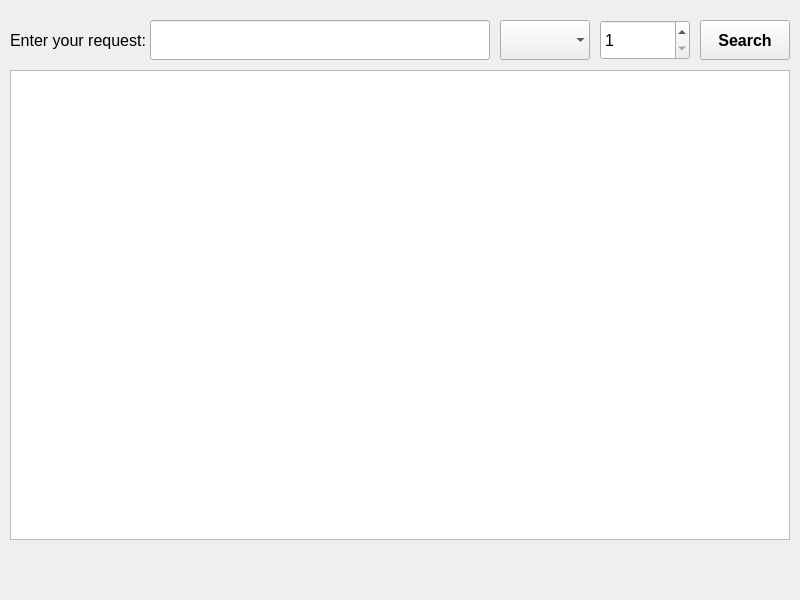
<?xml version="1.0" encoding="UTF-8"?>
<ui version="4.0">
 <class>MainWindow</class>
 <widget class="QMainWindow" name="MainWindow">
  <property name="geometry">
   <rect>
    <x>0</x>
    <y>0</y>
    <width>800</width>
    <height>600</height>
   </rect>
  </property>
  <property name="windowTitle">
   <string>MainWindow</string>
  </property>
  <widget class="QWidget" name="centralwidget">
   <widget class="QPushButton" name="search">
    <property name="geometry">
     <rect>
      <x>700</x>
      <y>20</y>
      <width>90</width>
      <height>40</height>
     </rect>
    </property>
    <property name="font">
     <font>
      <pointsize>12</pointsize>
      <bold>true</bold>
     </font>
    </property>
    <property name="text">
     <string>Search</string>
    </property>
    <property name="autoDefault">
     <bool>false</bool>
    </property>
    <property name="default">
     <bool>false</bool>
    </property>
   </widget>
   <widget class="QComboBox" name="fileExtensions">
    <property name="geometry">
     <rect>
      <x>500</x>
      <y>20</y>
      <width>90</width>
      <height>40</height>
     </rect>
    </property>
    <property name="font">
     <font>
      <pointsize>12</pointsize>
     </font>
    </property>
    <property name="placeholderText">
     <string extracomment="type"/>
    </property>
    <property name="frame">
     <bool>false</bool>
    </property>
   </widget>
   <widget class="QPlainTextEdit" name="response">
    <property name="geometry">
     <rect>
      <x>10</x>
      <y>70</y>
      <width>780</width>
      <height>470</height>
     </rect>
    </property>
    <property name="font">
     <font>
      <pointsize>12</pointsize>
     </font>
    </property>
    <property name="cursor" stdset="0">
     <cursorShape>IBeamCursor</cursorShape>
    </property>
    <property name="undoRedoEnabled">
     <bool>false</bool>
    </property>
    <property name="readOnly">
     <bool>true</bool>
    </property>
    <property name="tabStopDistance">
     <double>50.000000000000000</double>
    </property>
   </widget>
   <widget class="QLabel" name="label">
    <property name="geometry">
     <rect>
      <x>10</x>
      <y>20</y>
      <width>151</width>
      <height>41</height>
     </rect>
    </property>
    <property name="font">
     <font>
      <pointsize>12</pointsize>
     </font>
    </property>
    <property name="frameShape">
     <enum>QFrame::NoFrame</enum>
    </property>
    <property name="text">
     <string>Enter your request:</string>
    </property>
   </widget>
   <widget class="QLineEdit" name="query">
    <property name="geometry">
     <rect>
      <x>150</x>
      <y>20</y>
      <width>340</width>
      <height>40</height>
     </rect>
    </property>
    <property name="font">
     <font>
      <pointsize>12</pointsize>
     </font>
    </property>
   </widget>
   <widget class="QSpinBox" name="querySize">
    <property name="geometry">
     <rect>
      <x>600</x>
      <y>20</y>
      <width>90</width>
      <height>40</height>
     </rect>
    </property>
    <property name="font">
     <font>
      <pointsize>12</pointsize>
     </font>
    </property>
    <property name="minimum">
     <number>1</number>
    </property>
    <property name="maximum">
     <number>100</number>
    </property>
   </widget>
  </widget>
 </widget>
 <resources/>
 <connections/>
</ui>
